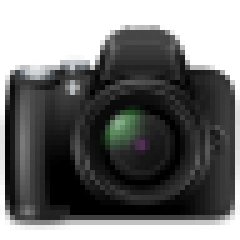
#> input picture Chapter 5/Images/2.png, 48 x 48 px (shown 5 times larger); its folder holds only this picture in this run
$ jupyter execute --allow-errors _my_notebook.ipynb
#> lines starting #> are read from the running program, lines starting #| are printed output that depends on the picture
## Introduction to Dynamic Time Warping (DTW)

[cell 1]
import os
import numpy as np
import pandas as pd
import matplotlib.pyplot as plt
from PIL import Image
from dtaidistance import dtw
from typing import Dict, List

[cell 2]
# Generating a simple sound wave as an example
t = np.linspace(0, 1, 1000)
sound_wave_fast = np.sin(2 * np.pi * 5 * t)  # 5 Hz tone

# Stretching the sound wave to simulate speaking more slowly
# We'll simulate this by reducing the frequency
sound_wave_slow = np.sin(2 * np.pi * 2.5 * t)  # 2.5 Hz tone, half the original frequency

fig, axs = plt.subplots(2, 1, figsize=(10, 6))

# Plotting the fast speaking sound wave
axs[0].plot(t, sound_wave_fast)
axs[0].set_title('Sound Wave (Speaking Fast)')
axs[0].set_xlabel('Time')
axs[0].set_ylabel('Amplitude')

# Plotting the stretched sound wave (speaking more slowly)
axs[1].plot(t, sound_wave_slow)
axs[1].set_title('Stretched Sound Wave (Speaking More Slowly)')
axs[1].set_xlabel('Time')
axs[1].set_ylabel('Amplitude')

plt.tight_layout()
plt.show()
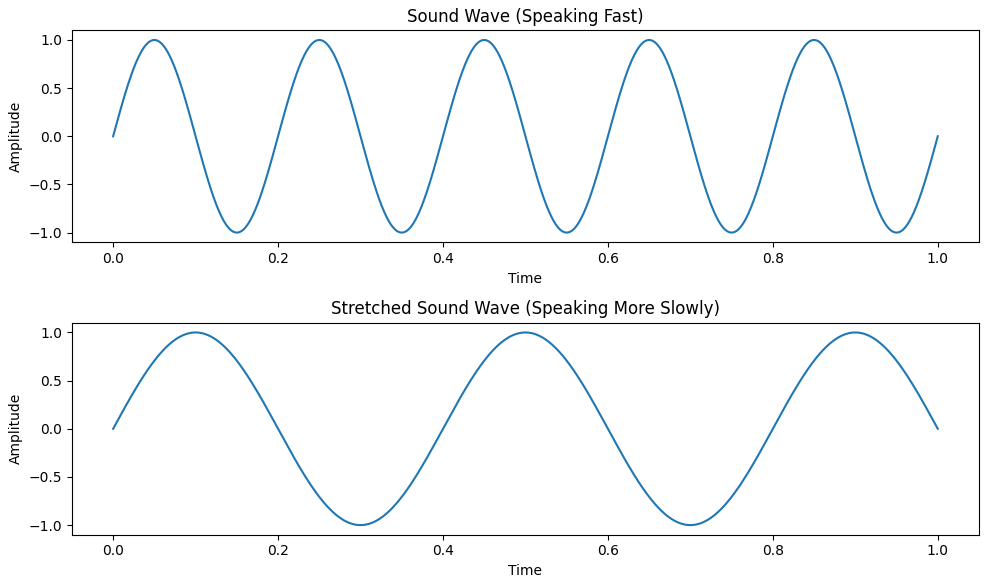
#> figure drawn by matplotlib, 2 panels; panel 1: curve peaks at x = 0.0501, y = 1; panel 2: curve peaks at x = 0.1, y = 1

[cell 3]
np.random.seed(0)
time_series_a = np.cumsum(np.random.rand(20) * 2 - 1)
time_series_b = np.cumsum(np.random.rand(30) * 2 - 1
                          + np.sin(np.linspace(0, 3 * np.pi, 30)))

print(f"Series A's length: {len(time_series_a)}")
print(f"Series B's length: {len(time_series_b)}")

# Create a figure and a single subplot
fig, ax1 = plt.subplots(figsize=(8, 6))

# Plotting the time series
ax1.plot(time_series_a, label='Series A', color='blue')
ax1.plot(time_series_b, label='Series B', linestyle='--', color='orange')

# Setting the title and legend
ax1.set_title('Original Time Series')
ax1.legend()

plt.show()
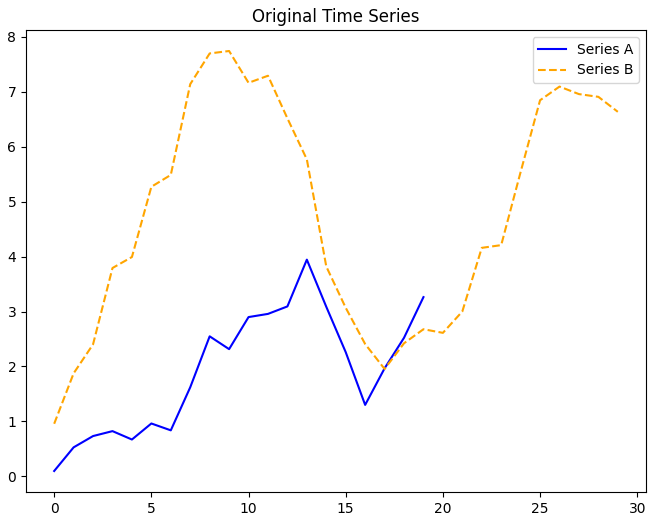
#> figure drawn by matplotlib, 1 panel; curve peaks at x = 13, y = 3.94; curve peaks at x = 9, y = 7.74
#> further down, image is the input picture: PIL image 48x48 P; mean R, G, B, A 47.4, 58.9, 48.9, 167.8
#> `image = image.convert('L')`:
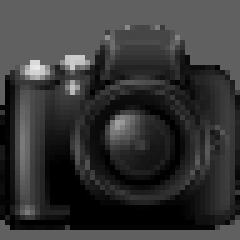
#> image: PIL image 48x48 L (shown 5 times larger); min 0, max 232, mean 54.4

#> (a cell that did not finish here is left out)

#> (a cell that did not finish here is left out)

## Application

[cell 6]
# Dictionary to store the image data
data: Dict[str, np.ndarray] = {}
# Get all image files
image_files: List[str] = os.listdir("./Images")#[:2]
# Create a plot for each image
fig, axs = plt.subplots(1, len(image_files), figsize=(20, 4))

# Load and display each image
#> (the rest of this cell did not finish here and is left out)

$ run again, on Chapter 5/Images/4.png
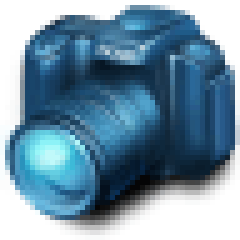
#> input picture Chapter 5/Images/4.png, 48 x 48 px (shown 5 times larger)
#> image is the input picture: PIL image 48x48 P; mean R, G, B, A 46.8, 90.5, 105.1, 171.9
#> `image = image.convert('L')`:
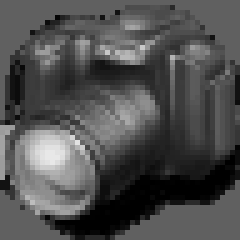
#> image: PIL image 48x48 L (shown 5 times larger); min 0, max 232, mean 79.1

$ run again, on Chapter 5/Images/5.png
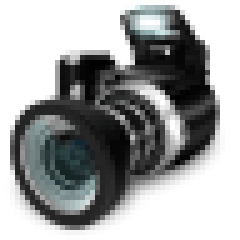
#> input picture Chapter 5/Images/5.png, 48 x 48 px (shown 5 times larger)
#> image is the input picture: PIL image 48x48 P; mean R, G, B, A 62.6, 80.5, 66.6, 128.2
#> `image = image.convert('L')`:
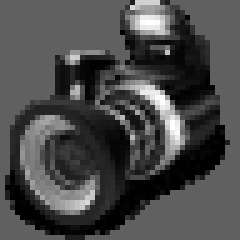
#> image: PIL image 48x48 L (shown 5 times larger); min 0, max 255, mean 73.7
